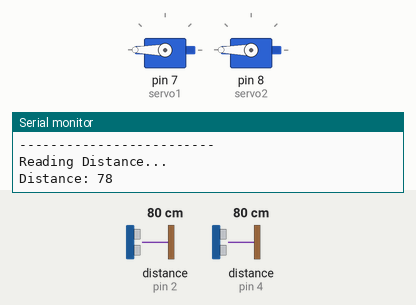
The sketch below on a simulated Arduino Uno, built with avr-gcc and run on an emulated ATmega328P. On the bench: 2 × servo, the last lines printed to the serial monitor. Wiring (inferred from the names in the program): 2 × ultrasonic range finder: trigger pin 3, echo pin 2 / trigger pin 5, echo pin 4. Inputs (shaded band) come from the test bench; at power-on: distance to the obstacle (sensors on pin 2, pin 4) 80 cm. The echo pulse lasts 58.3 µs per cm.

Above: at 6.3 s.
6.4 s: distance to the obstacle (sensor on pin 2) set to 2 cm
At 9.2 s:
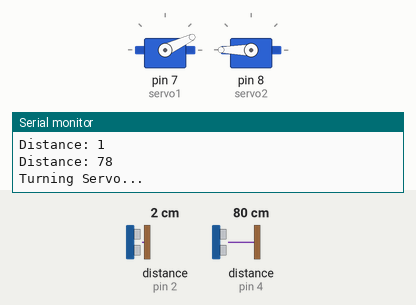
9.4 s: distance to the obstacle (sensor on pin 4) set to 18 cm
At 11.9 s:
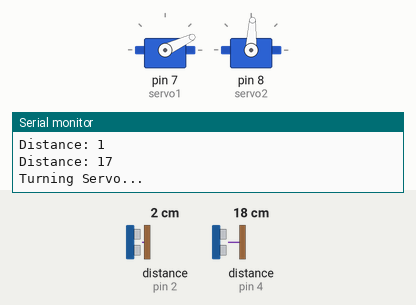
12.4 s: distance to the obstacle (sensor on pin 4) set to 9 cm
At 13.9 s:
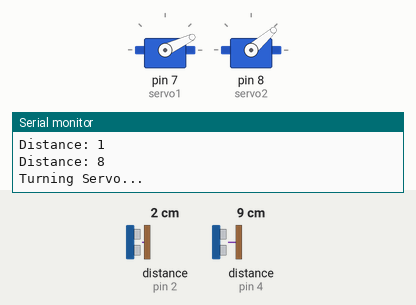
14.6 s: distance to the obstacle (sensor on pin 2) set to 35 cm
At 17.4 s:
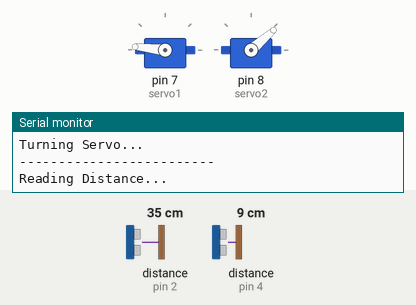
17.6 s: distance to the obstacle (sensor on pin 4) set to 60 cm
At 18.12 s:
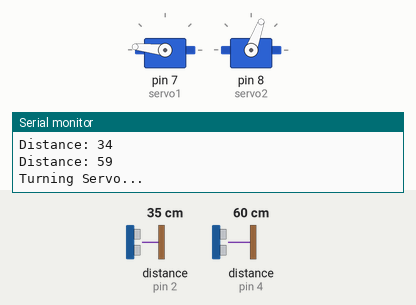
20.6 s: distance to the obstacle (sensor on pin 4) set to 2 cm
At 24.0 s:
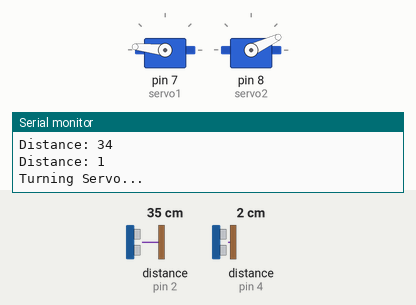
Timing chart, 0 to 24.6 s (numbered marks = the images above; inputs shaded):
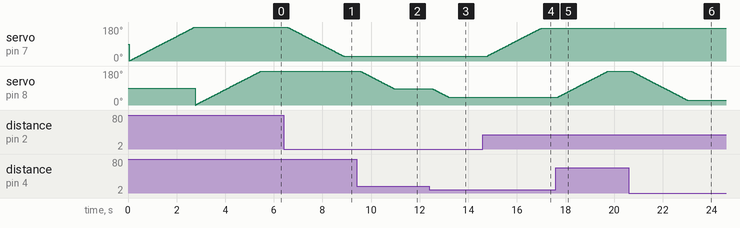

The sketch:

Ultra_Servo_double.ino
```cpp
#include <Servo.h>

// defines pins numbers

//Ulrasonic
const int trigPin1 = 3;
const int echoPin1 = 2;
const int trigPin2 = 5;
const int echoPin2 = 4;

int distance1;
int distance2;

//servo motors
Servo servo1;
Servo servo2;

int servo1PosCur = 0;
int servo1PosNext = 0;

int servo2PosCur = 0;
int servo2PosNext = 0;

void setup() {
  pinMode(trigPin1, OUTPUT); // Sets the trigPin as an Output
  pinMode(echoPin1, INPUT); // Sets the echoPin as an Input
  pinMode(trigPin2, OUTPUT); // Sets the trigPin as an Output
  pinMode(echoPin2, INPUT); // Sets the echoPin as an Input
  Serial.begin(9600); // Starts the serial communication

  servo1.attach(7);
  servo2.attach(8);
}

void loop() {
  Serial.println("-------------------------");
  Serial.println("Reading Distance...");
  distance1 = getDistance(trigPin1,echoPin1);
  distance2 = getDistance(trigPin2,echoPin2);

  Serial.println("Turning Servo...");
  distance1 = constrain(distance1, 5, 35);
  distance1 = map(distance1, 0, 35, 0, 180);
  servo1PosNext = distance1;
  turnServo(servo1PosCur,servo1PosNext,1);
  servo1PosCur = distance1;

  distance2 = constrain(distance2, 5, 35);
  distance2 = map(distance2, 0, 35, 0, 180);
  servo2PosNext = distance2;
  turnServo(servo2PosCur,servo2PosNext,2);
  servo2PosCur = distance2;
  delay(100);
}


int getDistance(int trigPin,int echoPin){
  long duration;
  int distance;

  // Clears the trigPin
  digitalWrite(trigPin, LOW);
  delayMicroseconds(2);

  // Sets the trigPin on HIGH state for 10 micro seconds
  digitalWrite(trigPin, HIGH);
  delayMicroseconds(10);
  digitalWrite(trigPin, LOW);

  // Reads the echoPin, returns the sound wave travel time in microseconds
  duration = pulseIn(echoPin, HIGH);

  // Calculating the distance
  distance = duration * 0.034 / 2;

  // Prints the distance on the Serial Monitor
  Serial.print("Distance: ");
  Serial.println(distance);

  return distance;
}

void turnServo(int cur,int next,int servoNo){
  int pos = 0;
  if( cur == next );
  else if(cur > next){
    for(pos = cur; pos >= next; pos--){
      if(servoNo == 1 ){
        servo1.write(pos);
      }
      else{
        servo2.write(pos);
      }
      delay(15);
    }
  }
  else{
    for(pos = cur; pos <= next; pos++){
      if(servoNo == 1 ){
        servo1.write(pos);
      }
      else{
        servo2.write(pos);
      }
      delay(15);
    }
  }

}
```

Measured:
- after the input at 6.4 s, servo on pin 7 (servo1): moves from 180° to 25° over 2.3 s, starting after 0.14 s
- after the input at 9.4 s, servo on pin 8 (servo2): moves from 180° to 87° over 1.4 s, starting after 0.14 s
- after the input at 12.4 s, servo on pin 8 (servo2): moves from 87° to 41° over 0.68 s, starting after 0.11 s
- after the input at 14.6 s, servo on pin 7 (servo1): moves from 25° to 174° over 2.2 s, starting after 0.16 s
- after the input at 17.6 s, servo on pin 8 (servo2): moves from 41° to 180° over 2.1 s, starting after 0.07 s
- after the input at 20.6 s, servo on pin 8 (servo2): moves from 180° to 25° over 2.3 s, starting after 0.09 s
